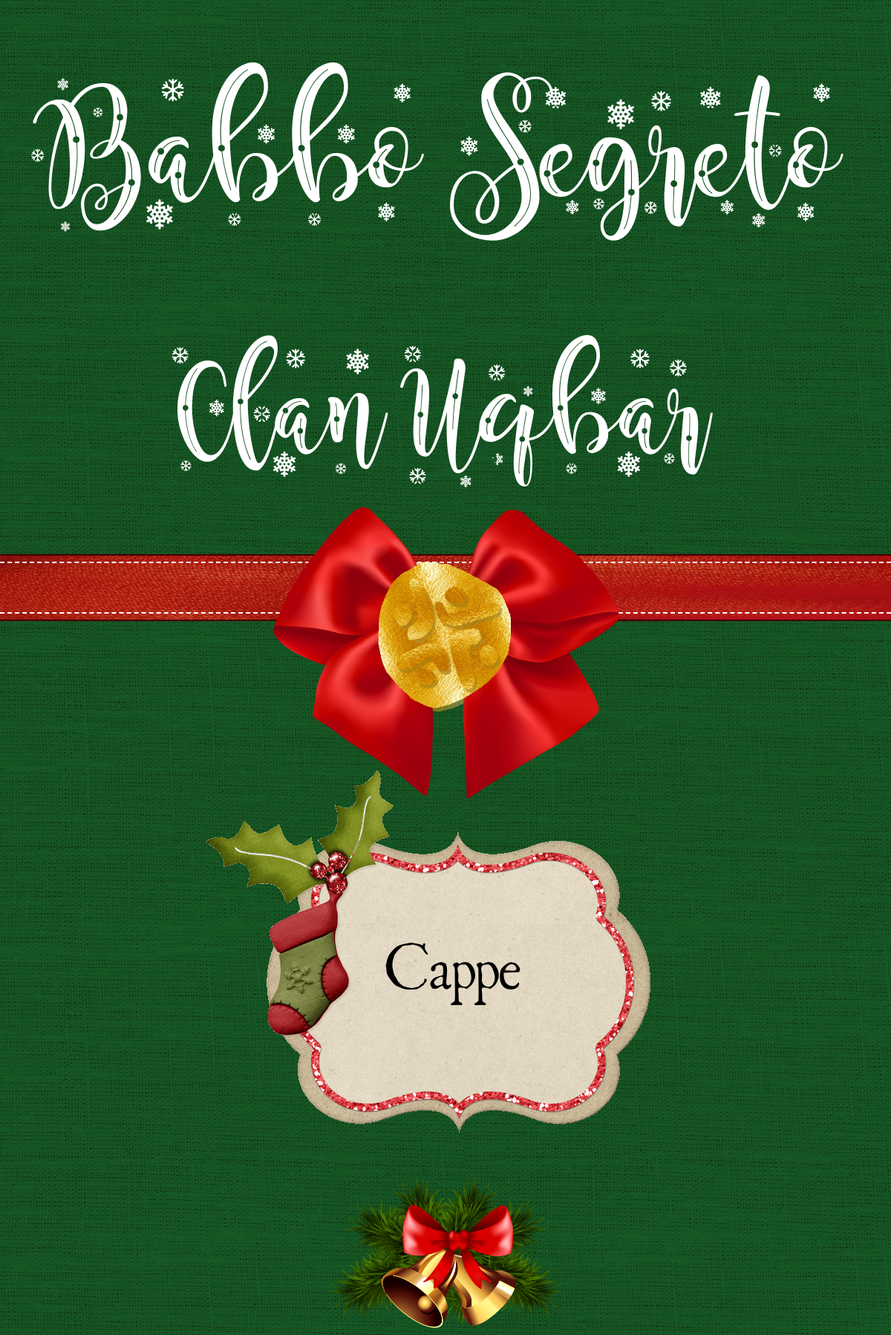
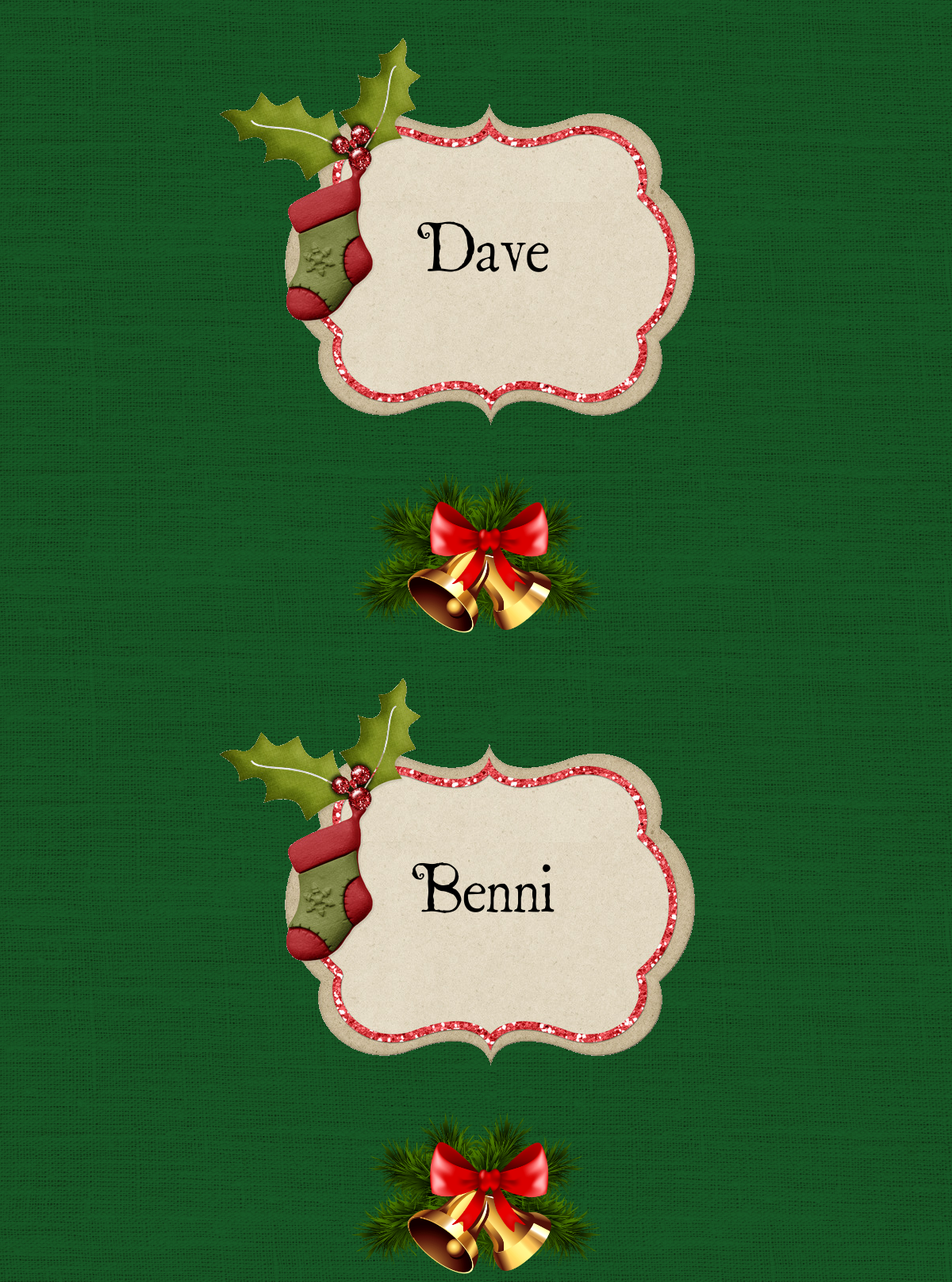
The page / (upper part) on the database its author committed (2 pictures, top to bottom).
### tables this page shows
CREATE TABLE `users` (
  `id` int(11) NOT NULL AUTO_INCREMENT,
  `nome` varchar(45) DEFAULT NULL,
  `gruppo` varchar(45) DEFAULT NULL,
  `insertDate` timestamp NOT NULL DEFAULT CURRENT_TIMESTAMP,
  `attivo` int(1) DEFAULT '1',
  PRIMARY KEY (`id`)
);

### dbconnection.php (called while the page is built, shortened)
<?php
class DbConnection {
    private $pdo;
    public function __construct() {
        $host = "localhost";
        $user = "francesco";
        $password = "password";
        try{
          $this->pdo = new PDO("mysql:host=$host;dbname=babboSegreto",$user,$password);
        } catch (PDOException $e) {
      		$this->pdo = null;
      		die("Errore in connessione : " . $e->getMessage());
      	};
     }
    public function getUsers() {
      $sql = "select * from users";
      $stmt = $this->pdo->query($sql);
      $stmt->execute();
      $rows = $stmt->fetchAll(PDO::FETCH_ASSOC);
      return $rows;
    }
}
?>

### api/getUsers.php (called while the page is built, shortened)
<?php
    $db = new DbConnection();
    $fetchUsers = $db->getUsers();
?>

### index.php (the view, shortened to what this page needs)
<?php
  require_once("dbconnection.php");
  require_once("api/getUsers.php");
?>
<!DOCTYPE html>
<html lang="en" dir="ltr">
  <head>
    <link href="https://cdn.jsdelivr.net/npm/bootstrap@5.1.3/dist/css/bootstrap.min.css" rel="stylesheet">
    <link rel="stylesheet" href="css/main.css">
  </head>
  <body>
    <div class="container-fluid">
      <div class="row titolo p-2">
        <div class="col m-2 p-2">
          <p class="text-center titolo">Babbo Segreto</p>
          <p class="text-center sottotitolo"> Clan Uqbar</p>
        </div>
      </div>
      <div class="row nastro border border-start-0 border-end-0  mb-5 pt-2 pb-2">
        <div class="border-start-0 border-end-0 col border border-white dott text-center fi pazzo">
          <img src='img/spilla.png' class='img-fluid piccolo centra'>
        </div>
      </div>
      <?php
        foreach($fetchUsers as $user){
          echo("
          <div class='row m-5'>
            <div class='col text-center fi'>
              <img src='img/targ5.png' class='img-fluid medio'>
              <p class='text-center pt-2 pb-2 ass' >
                <a class='nome' href='utente.php/?u=".$user['id']."'>".$user['nome']."</a>
              </p>
            </div>
          </div>
          <div class='row m-5'>
            <div class='col text-center fi'>
              <img src='img/deco.png' class='img-fluid piccolo'>
            </div>
          </div>");
        }
      ?>
    </div>
  </body>
</html>

### css/main.css (style rules this page uses)
body { color:white; background-color: rgb(231,0,0); background-image: url("../img/tessuto.png"); font-family: natale; }
a { color:white; text-decoration:none; }
div.titolo { background-color: #005717; background-image: url("../img/tessuto.png"); }
div.dott { border-style: dashed!important; border-width: 2px !important; border-left:0px !important; border-right:0px !important; }
p.titolo { font-size:20vw; }
p.sottotitolo { font-size:17vw; }
div.nastro { background-image: url("../img/seta.png"); background-repeat: round; border-color: #450000 !important; border-width: 2px !important; margin-bottom: 200px !important; }
a.nome { font-family: nomi; font-size:7vw; color:black; }
p.ass { position:absolute; top: 55%; left: 50%; transform: translate(-45%, -50%); }
div.fi { position:relative; }
div.pazzo { max-height: 70px; }
img.piccolo { max-width: 30% !important; }
img.centra { position:relative; bottom:75px; max-width: 40% !important; }
img.medio { max-width: 75% !important; }

### rows shown on the page
users: nome "Cappe"
users: nome "Dave"
users: nome "Benni"
